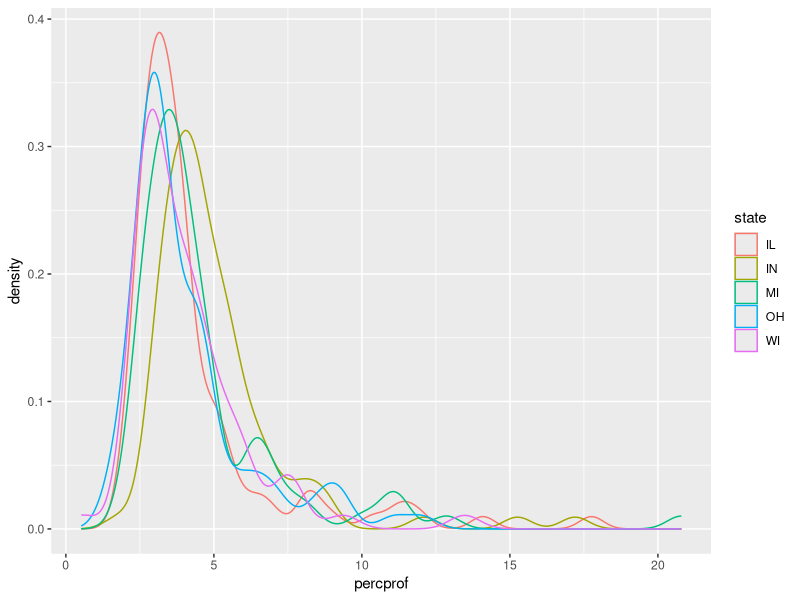

Write the R code that produced this figure.
require(ggplot2)
data(midwest)

df = midwest[, c('PID', 'county', 'state', 'percprof')]
print(df)
summary(df)

ggplot(df, aes(x=percprof)) +
  geom_density(aes(color=state, group=state))